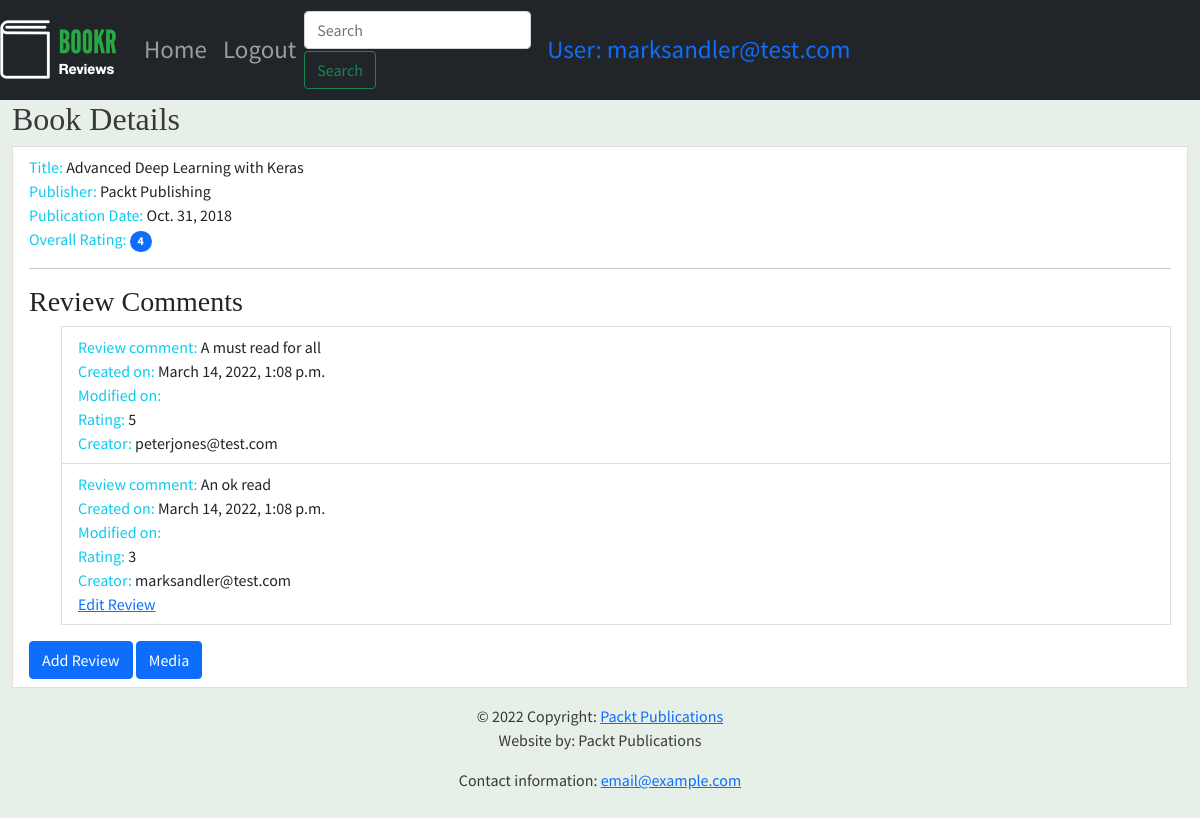
Screenshot of /books/1/ (signed in) with the database file from the repository.
### reviews/models.py (models this page shows, shortened)
class Book(models.Model):
    title = models.CharField(max_length=70,help_text="The title of the book.")
    publication_date = models.DateField(verbose_name="Date the book was published.")
    isbn = models.CharField(max_length=20, verbose_name="ISBN number of the book.")
    publisher = models.ForeignKey(Publisher, on_delete=models.CASCADE)
    contributors = models.ManyToManyField('Contributor', through="BookContributor")
    cover = models.ImageField(null=True, blank=True, upload_to="book_covers/")
    sample = models.FileField(null=True, blank=True, upload_to="book_samples/")

class Publisher(models.Model):
    name = models.CharField(max_length=50, help_text="The name of the Publisher.")
    website = models.URLField(help_text="The Publisher's website.")
    email = models.EmailField(help_text="The Publisher's email address")
    def __str__(self):
        return self.name

class Review(models.Model):
    content = models.TextField(help_text="The Review text.")
    rating = models.IntegerField(help_text="The rating the reviewer has given.")
    date_created = models.DateTimeField(auto_now_add=True,help_text="The date and time the review was created.")
    date_edited = models.DateTimeField(null=True, help_text="The date and time the review was last edited.")
    creator = models.ForeignKey(auth.get_user_model(), on_delete=models.CASCADE)
    book = models.ForeignKey(Book, on_delete=models.CASCADE, help_text="The Book that this review is for.")

### reviews/views.py (the view)
# urls.py: path('books/<int:pk>/', views.book_detail, name='book_detail'),
def book_detail(request,pk):
    book = get_object_or_404(Book,pk=pk)
    reviews = book.review_set.all()
    if reviews:
        book_rating = average_rating([review.rating for review in reviews])
        context = {"book": book, "book_rating": book_rating, "reviews": reviews}
    else:
        context = {"book": book, "book_rating": None, "reviews": None }
    if request.user.is_authenticated:
        max_viewed_books_length = 10
        viewed_books = request.session.get('viewed_books', [])
        viewed_book = [book.id, book.title]
        if viewed_book in viewed_books:
            viewed_books.pop(viewed_books.index(viewed_book))
        viewed_books.insert(0, viewed_book)
        viewed_books = viewed_books[:max_viewed_books_length]
        request.session['viewed_books'] = viewed_books
    return render(request, 'reviews/book_details.html', context)

### reviews/utils.py (called while the page is built)
def average_rating(rating_list):
    if not rating_list:
        return 0
    return round(sum(rating_list) / len(rating_list))

### reviews/templates/reviews/book_details.html (shortened to what this page needs)
{% extends 'reviews/base.html' %}
{% block content %}
    <h2>Book Details</h2>
    <li class="list-group-item">
        <span class="text-info">Title: </span> <span>{{ book.title }}</span>
        <br>
        <span class="text-info">Publisher: </span> <span>{{ book.publisher }}</span>
        <br>
        <span class="text-info">Publication Date: </span> <span>{{ book.publication_date }}</span>
        <br>
        {% if not reviews %}
            {% if user.is_authenticated %}
            <hr>
            <h3>Be the first to write a review</h3>
            {% endif %}
        {% else %}
            <span class="text-info">Overall Rating: </span><span class="badge rounded-pill bg-primary">{{ book_rating }}</span>
            <br>
            <hr>
            <h3>Review Comments</h3>
            <ul>
            {% for review in reviews %}
                    <li class="list-group-item">
                        <span class="text-info">Review comment: </span> <span>{{ review.content }}</span>
                        <br>
                        <span class="text-info">Created on: </span> <span>{{ review.date_created }}</span>
                        <br>
                        <span class="text-info">Modified on: </span>
                        <br>
                        <span class="text-info">Rating: </span> <span>{{ review.rating }}</span>
                        <br>
                        <span class="text-info">Creator: </span> <span>{{ review.creator }}</span>
                        <br>
                        {% if user.is_staff or user.id == review.creator.id %}
                        <a href="{% url 'review_edit' book.pk review.pk %}">Edit Review</a>
                        {% endif %}
                    </li>
            {% endfor %}
            </ul>
    {% endif %}
        {% if user.is_authenticated %}
        <a class="btn btn-primary" href="{% url 'review_create' book.pk %}">Add Review</a>
        <a class="btn btn-primary" href="{% url 'book_media' book.pk %}">Media </a>
        {% endif %}
{% endblock %}

### templates/base.html (shortened to what this page needs)
<!DOCTYPE html>
{% load static %}
<html lang="en">
<head>
    <link href="https://cdn.jsdelivr.net/npm/bootstrap@5.1.3/dist/css/bootstrap.min.css" rel="stylesheet">
    <link rel="stylesheet" href="https://cdnjs.cloudflare.com/ajax/libs/font-awesome/4.7.0/css/font-awesome.min.css">
    <link rel="stylesheet" href="{% static 'main.css' %}">
</head>
<body>
    <nav class="navbar navbar-expand-sm navbar-dark bg-dark sticky-top">
        <a class="navbar-brand" href="/"> {% block brand %}<img src="{% static 'logo.png' %}">{% endblock %}</a>
        <div class="collapse navbar-collapse" id="navbarSupportContent">
            <ul class="navbar-nav mr-auto">
                <li class="nav-item active">
                    <a class="nav-link" href="/books/">Home <span class="sr-only">(current)</span></a>
                </li>
                {% if user.is_authenticated %}
                <li class="nav-item">
                    <a class="nav-link" href="/accounts/logout">Logout</a>
                </li>
                {% else %}
                <li class="nav-item">
                    <a class="nav-link" href="/accounts/login">Login</a>
                </li>
                {% endif %}
            </ul>
            <form action="{% url 'book_search' %}" class="form-inline my-2 my-lg-0">
                <input class="form-control mr-sm-2" type="search" placeholder="Search" aria-label="Search" name="search" value="{{ search_text }}" minlength="3">
                <button class="btn btn-outline-success my-2 my-sm-0" type="submit">Search</button>
            </form>
            {% if user.is_authenticated %}
            <a class="nav-link" href="/accounts/profile">User: {{ user.username }}</a>
            {% endif %}
        </div>
    </nav>
    <div class="container-fluid">
        {% block content %}{% endblock %} </div>
<footer class="page-footer font-small blue">
    <div class="footer-copyright text-center py-3">© 2022 Copyright:
        <a href="https://packtpub.com">Packt Publications</a>
        <p>Website by: Packt Publications</p>
        <p>Contact information: <a href="mailto:email@example.com">email@example.com</a></p>
    </div>
</footer>
</body>
</html>

### static/main.css (style rules this page uses)
.navbar { min-height: 100px; font-size: 25px; }
.navbar-brand { font-size: 25px; }
body { font-family: "Source Sans Pro", sans-serif; background-color: #e6efe8; color: #393939 }
h1,h2,h3,h4,h5,h6 { font-family: 'Libre Baskerville', serif; }

### rows the page displays
Book: title "Advanced Deep Learning with Keras", publisher "Packt Publishing", publication_date "Oct. 31, 2018"
Review: content "A must read for all", date_created "March 14, 2022, 1:08 p.m.", rating "5", creator "peterjones@test.com"
Review: content "An ok read", date_created "March 14, 2022, 1:08 p.m.", rating "3", creator "marksandler@test.com", shows "Edit Review"

### other values shown
{{ user.username }} "marksandler@test.com"
{{ book_rating }} "4"
